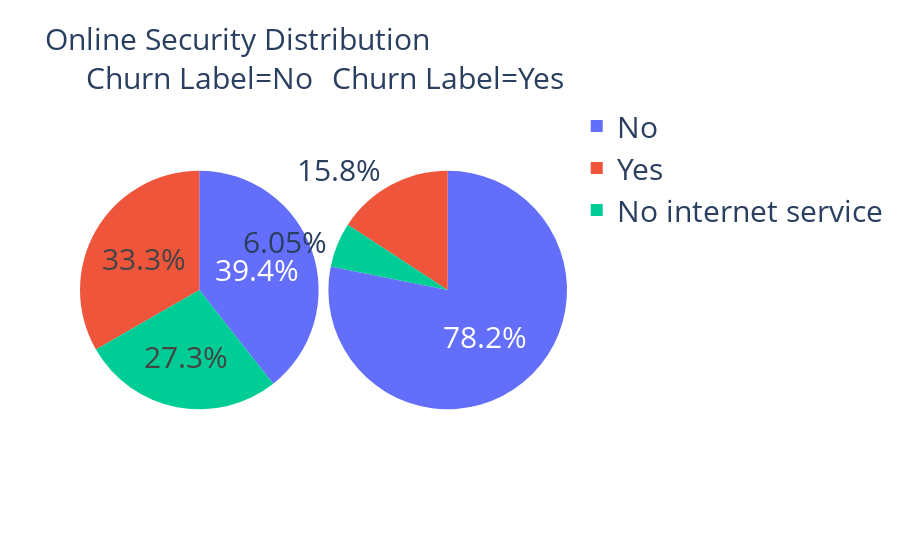

The notebook cell this image was saved under:
### Code cell
g_os = df.groupby(['Online Security','Churn Label'])['Churn Value'].count().reset_index()
fig1 = px.pie(g_os, values = 'Churn Value', names = 'Online Security', facet_col = 'Churn Label', title = 'Online Security Distribution')

fig1.update_layout(
    title_font=dict(size=30),
    legend_font=dict(size=30),
    font=dict(size=30)
)
fig1.update_traces(textfont_size=30)
fig1.show()

### Figure 1 — Plotly figure (JSON) as saved in the notebook; plotly's stock layout.template omitted (floating-point values rounded to 4 significant figures)
{"data": [{"domain": {"x": [0, 0.49], "y": [0, 1]}, "hovertemplate": "Churn Label=No<br>Online Security=%{label}<br>Churn Value=%{value}<extra></extra>", "labels": ["No", "No internet service", "Yes"], "legendgroup": "", "name": "", "showlegend": true, "textfont": {"size": 30}, "type": "pie", "values": [2037, 1413, 1724]}, {"domain": {"x": [0.51, 1], "y": [0, 1]}, "hovertemplate": "Churn Label=Yes<br>Online Security=%{label}<br>Churn Value=%{value}<extra></extra>", "labels": ["No", "No internet service", "Yes"], "legendgroup": "", "name": "", "showlegend": true, "textfont": {"size": 30}, "type": "pie", "values": [1461, 113, 295]}], "layout": {"annotations": [{"font": {}, "showarrow": false, "text": "Churn Label=No", "x": 0.245, "xanchor": "center", "xref": "paper", "y": 1, "yanchor": "bottom", "yref": "paper"}, {"font": {}, "showarrow": false, "text": "Churn Label=Yes", "x": 0.755, "xanchor": "center", "xref": "paper", "y": 1, "yanchor": "bottom", "yref": "paper"}], "font": {"size": 30}, "legend": {"font": {"size": 30}, "tracegroupgap": 0}, "title": {"font": {"size": 30}, "text": "Online Security Distribution"}}}
